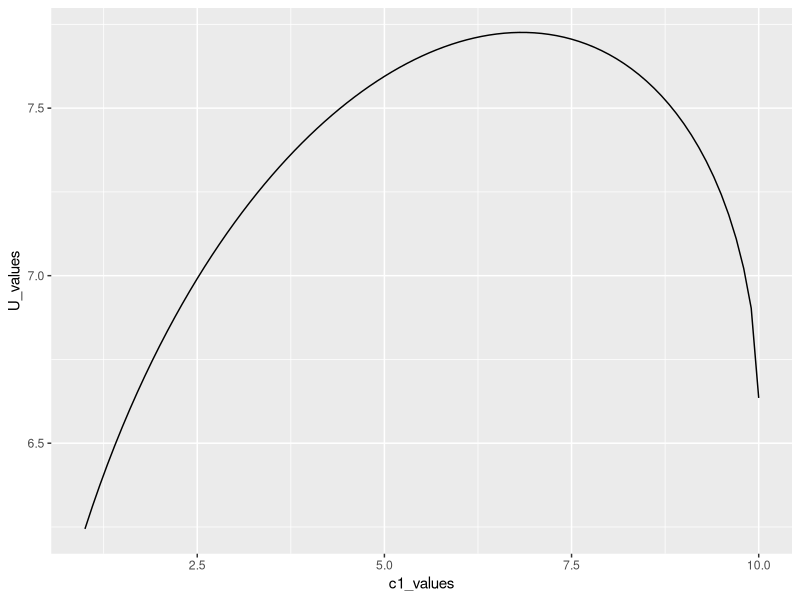

The R script that drew this image:


library(tidyverse)
Y = 10
r = 0.05
R = rexp(10,0.9)
U = function(c1){
  gamma = 0.4
  beta = 0.96
  
  R_mean = mean(R)
  c2 = R_mean*(Y-c1)
  
  svar = ((c1**(1-gamma))/(1-gamma) + beta*((c2**(1-gamma))/(1-gamma)))
  return (svar)
  }

c1_values = seq(1,Y,0.1)

U_values = U(c1_values)

ggplot() + geom_line(aes(x = c1_values, y = U_values))

i = 1
maks_U = U(1)
mask_c = 1
for (c in c1_values){
  if (U(c)>maks_U){
    maks_U = U(c)
    maks_c = c
  }
}
print(c(maks_U,maks_c))
